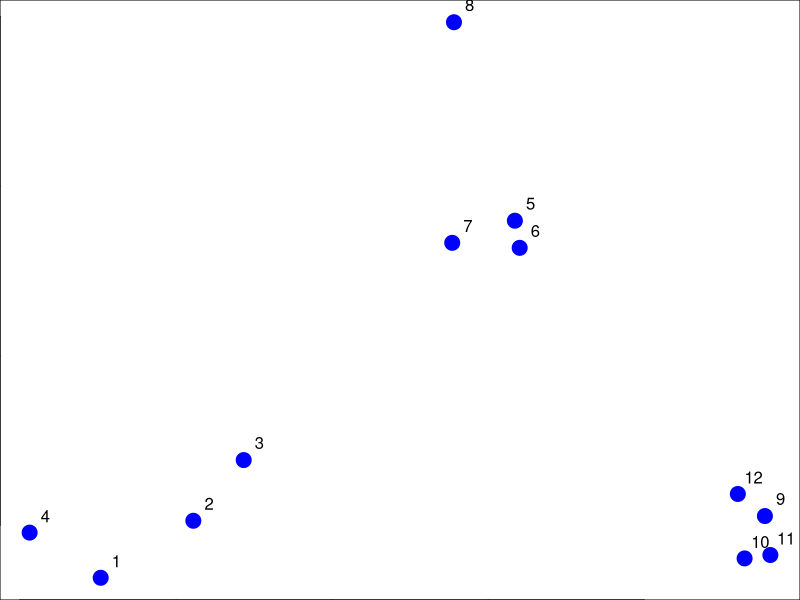
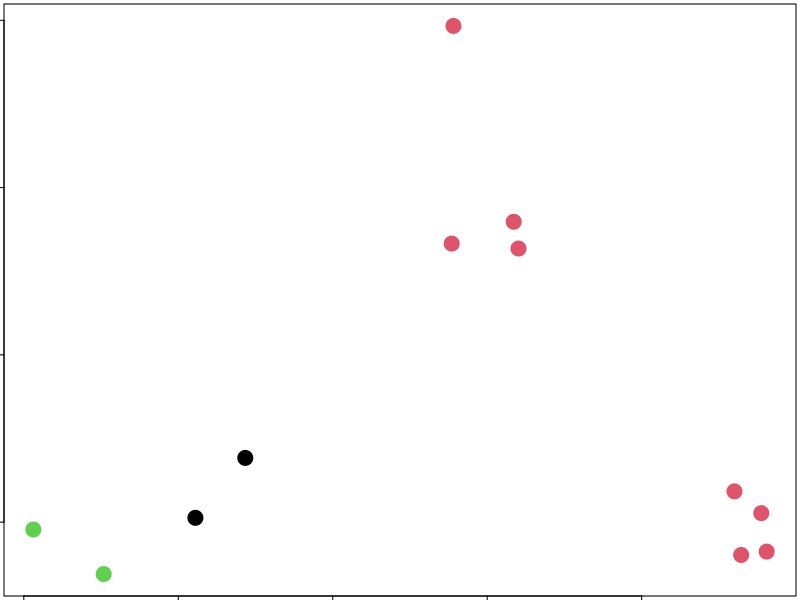
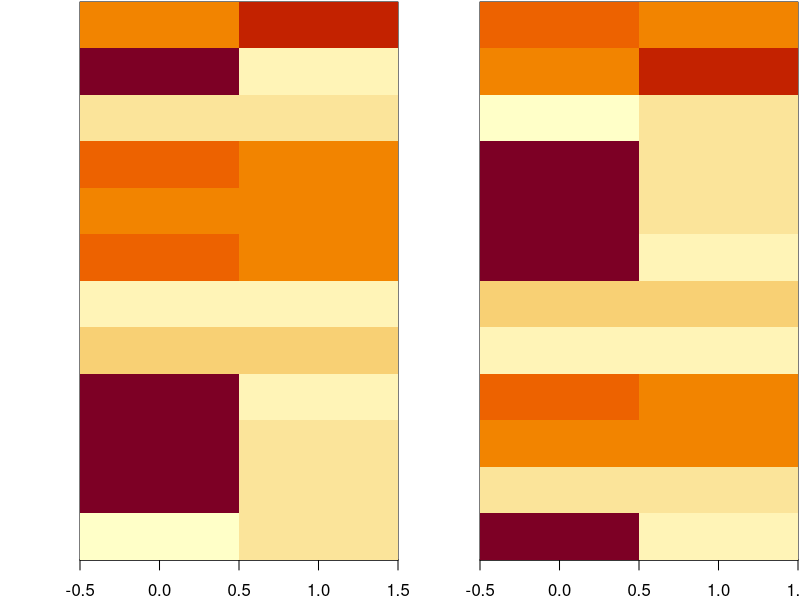

Here is the R script that generated these plots, in order:
# A partitioning approach
        # Fix a number of clusters
        # Get "centroids" of each clusters
        # Assign things to the closest centroid
        # Recalculate centroids

# Requires:
        # A defined distance metric
        # A number of clusters
        # An initial guess as to cluster centroids 

# Produces:
        # Final estimate of cluster centroids
        # An assignment of each point to clusters. 


# Initialize points
set.seed(1234)
par(mar = c(0, 0, 0, 0))
x <- rnorm(12, mean = rep(1:3, each=4), sd=0.2)
y = rnorm(12, mean = rep(c(1, 2, 1), each = 4), sd=0.2)
plot(x, y, col = 'blue', pch = 19, cex =2)
text(x + 0.05, y + 0.05, labels = as.character(1:12))



df = data.frame(x = x, y = y)
kmeansObj = kmeans(df, centers=3)
names(kmeansObj)

# plot

par(mar = rep(0.2, 4))
plot(x, y, col=kmeansObj$cluster, pch=19, cex=2)
points(kmeansObj$cetners, col = 1:3, pch=3, cex=3, lwd=3)

# Heatmap using k-means

dataMatrix = as.matrix(df)[sample(1:12),]
kmeansObj2 = kmeans(dataMatrix, centers = 3)
par(mfrow = c(1, 2), mar = c(2, 4, 0.1, 0.1))
image(t(dataMatrix)[, nrow(dataMatrix):1], yaxt = "n")
image(t(dataMatrix)[, order(kmeansObj$cluster)], yaxt = "n")
